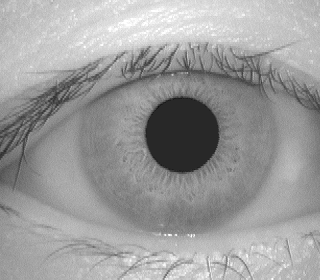
#> input picture cp467_a3/Input_Images/iris1.tif, 320 x 280 px, found by its file name
$ python temp.py
#> lines starting #> are read from the running program, lines starting #| are printed output that depends on the picture; after the words box and inside, x2 and y2 are one past the last pixel; in counts of white or black regions, pixels touching at a corner belong together
import cv2
import numpy as np

# Load the uploaded image
image_path = 'Input_images/iris1.tif'
gray_image = cv2.imread(image_path, cv2.IMREAD_GRAYSCALE)
#> gray_image is the input picture: shape (280, 320); min 18, max 255, mean 155.9

# Convert grayscale to BGR to allow colored circle overlay
color_image = cv2.cvtColor(gray_image, cv2.COLOR_GRAY2BGR)

# Apply Gaussian blur
blurred = cv2.GaussianBlur(gray_image, (7, 7), 1.5)
cv2.imshow("blurred img", blurred)
# Edge Detection with Canny
edges = cv2.Canny(blurred, 50, 150)
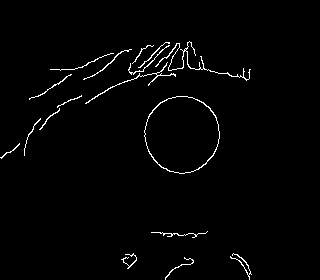
#> edges: shape (280, 320); 1.7% white in thin lines or dots, all inside (x1, y1, x2, y2) = (0, 41, 252, 280)

# Save edge map for verification
edge_map_path = 'Edge_Maps/edge_map_iris1.tif'
cv2.imshow("edge_map", edges)
#cv2.imwrite(edge_map_path, edges)

# Circle Detection with Hough Transform
# Detect circles for the pupil (smaller circle)
pupil_circles = cv2.HoughCircles(blurred, cv2.HOUGH_GRADIENT, dp=1.2, minDist=20,
                                 param1=100, param2=30, minRadius=20, maxRadius=60)
#> pupil_circles = [[181.8, 133.8, 37.4]]

# Detect circles for the iris (larger circle)
iris_circles = cv2.HoughCircles(blurred, cv2.HOUGH_GRADIENT, dp=1.2, minDist=20,
                                param1=100, param2=30, minRadius=70, maxRadius=120)
#> iris_circles = [[144.6, 163.8, 107.4]]

# Overlay Detected Circles
if pupil_circles is not None:
    pupil_circles = pupil_circles[0, :].astype("int")
#> pupil_circles = [[181, 133, 37]]
    for (x, y, r) in pupil_circles:
        cv2.circle(color_image, (x, y), r, (0, 255, 0), 2)  # Green for pupil
#> this loop made 1 pass
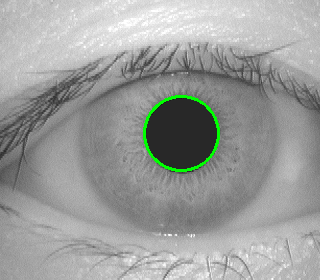
#> color_image: shape (280, 320, 3); 0.78% of pixels changed, all inside (x1, y1, x2, y2) = (143, 95, 220, 172)

if iris_circles is not None:
    iris_circles = iris_circles[0, :].astype("int")
#> iris_circles = [[144, 163, 107]]
    for (x, y, r) in iris_circles:
        cv2.circle(color_image, (x, y), r, (255, 0, 0), 2)  # Blue for iris
#> this loop made 1 pass
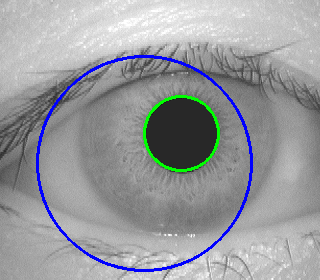
#> color_image: shape (280, 320, 3); 2.2% of pixels changed, all inside (x1, y1, x2, y2) = (36, 55, 253, 272)

# Save the segmented image with circles overlay for verification
segmented_image_path = 'Output_images/segmented_iris1.tif'
cv2.imwrite(segmented_image_path, color_image)

edge_map_path, segmented_image_path

$ run again, with cp467_a3/Input_Images/iris2.tif copied over cp467_a3/Input_Images/iris1.tif
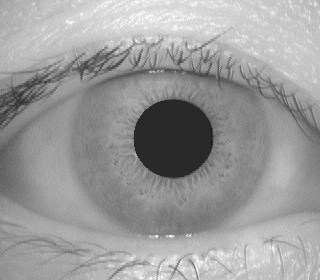
#> input picture cp467_a3/Input_Images/iris2.tif, 320 x 280 px, found by its file name
#> gray_image is the input picture: shape (280, 320); min 18, max 255, mean 155
#> `edges = cv2.Canny(blurred, 50, 150)`:
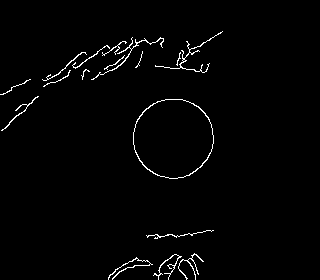
#> edges: shape (280, 320); 1.7% white in thin lines or dots, all inside (x1, y1, x2, y2) = (0, 31, 223, 280)
#> `pupil_circles = cv2.HoughCircles(blurred, cv2.HOUGH_GRADIENT, dp=1.2, ..`: pupil_circles = [[172.2, 137.4, 39.32]]
#> iris_circles = None
#> `pupil_circles = pupil_circles[0, :].astype("int")`: pupil_circles = [[172, 137, 39]]
#> the loop `for (x, y, r) in pupil_circles:` made 1 pass
#> after the loop `for (x, y, r) in pupil_circles:`:
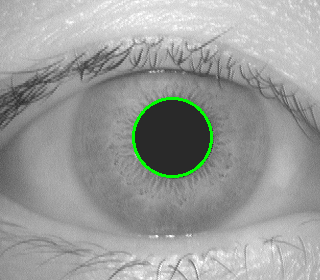
#> color_image: shape (280, 320, 3); 0.83% of pixels changed, all inside (x1, y1, x2, y2) = (132, 97, 213, 178)

$ run again, with cp467_a3/Input_Images/iris3.tif copied over cp467_a3/Input_Images/iris1.tif
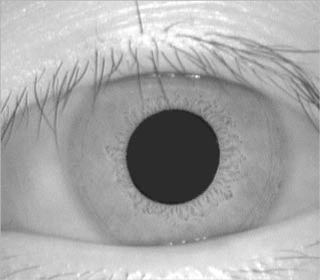
#> input picture cp467_a3/Input_Images/iris3.tif, 320 x 280 px, found by its file name
#> gray_image is the input picture: shape (280, 320); min 24, max 255, mean 167.2
#> `edges = cv2.Canny(blurred, 50, 150)`:
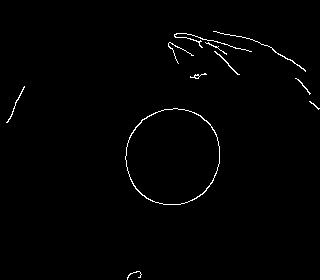
#> edges: shape (280, 320); 0.99% white in thin lines or dots, all inside (x1, y1, x2, y2) = (6, 31, 320, 280)
#> `pupil_circles = cv2.HoughCircles(blurred, cv2.HOUGH_GRADIENT, dp=1.2, ..`: pupil_circles = [[172.2, 156.6, 46.76]]
#> `iris_circles = cv2.HoughCircles(blurred, cv2.HOUGH_GRADIENT, dp=1.2, m..`: iris_circles = [[145.8, 137.4, 110.1], [167.4, 127.8, 75.76]]
#> `pupil_circles = pupil_circles[0, :].astype("int")`: pupil_circles = [[172, 156, 46]]
#> the loop `for (x, y, r) in pupil_circles:` made 1 pass
#> `iris_circles = iris_circles[0, :].astype("int")`: iris_circles = [[145, 137, 110], [167, 127, 75]]
#> the loop `for (x, y, r) in iris_circles:` made 2 passes
#> after the loop `for (x, y, r) in iris_circles:`:
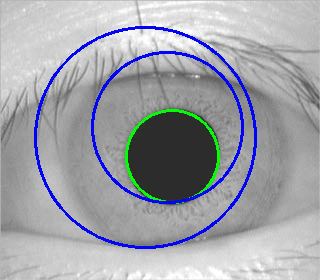
#> color_image: shape (280, 320, 3); mean B, G, R 170.3, 162.4, 160.3

$ run again, with cp467_a3/Input_Images/iris4.tif copied over cp467_a3/Input_Images/iris1.tif
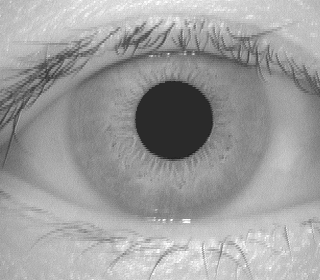
#> input picture cp467_a3/Input_Images/iris4.tif, 320 x 280 px, found by its file name
#> gray_image is the input picture: shape (280, 320); min 29, max 255, mean 158
#> `edges = cv2.Canny(blurred, 50, 150)`:
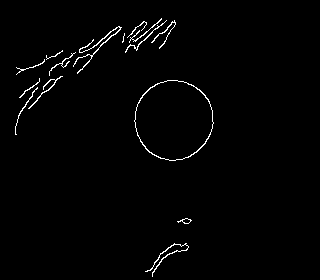
#> edges: shape (280, 320); 1.4% white in thin lines or dots, all inside (x1, y1, x2, y2) = (15, 18, 214, 277)
#> `pupil_circles = cv2.HoughCircles(blurred, cv2.HOUGH_GRADIENT, dp=1.2, ..`: pupil_circles = [[172.2, 118.2, 40.04]]
#> `iris_circles = cv2.HoughCircles(blurred, cv2.HOUGH_GRADIENT, dp=1.2, m..`: iris_circles = [[102.6, 156.6, 112.7]]
#> `pupil_circles = pupil_circles[0, :].astype("int")`: pupil_circles = [[172, 118, 40]]
#> the loop `for (x, y, r) in pupil_circles:` made 1 pass
#> `iris_circles = iris_circles[0, :].astype("int")`: iris_circles = [[102, 156, 112]]
#> the loop `for (x, y, r) in iris_circles:` made 1 pass
#> after the loop `for (x, y, r) in iris_circles:`:
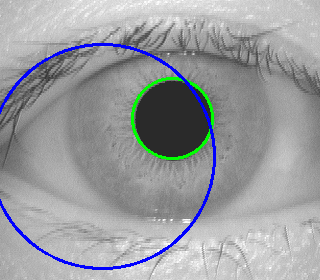
#> color_image: shape (280, 320, 3); mean B, G, R 159.3, 156.1, 154
